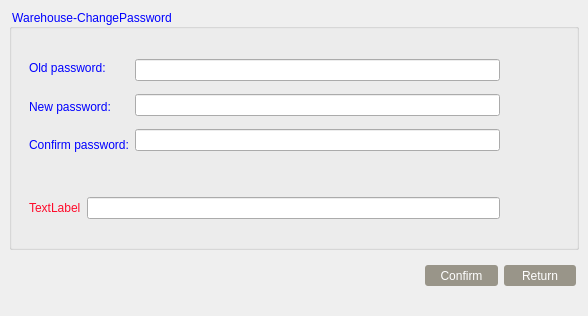
<?xml version="1.0" encoding="UTF-8"?>
<ui version="4.0">
 <class>Warehousepassword</class>
 <widget class="QWidget" name="Warehousepassword">
  <property name="geometry">
   <rect>
    <x>0</x>
    <y>0</y>
    <width>588</width>
    <height>316</height>
   </rect>
  </property>
  <property name="sizePolicy">
   <sizepolicy hsizetype="Expanding" vsizetype="Expanding">
    <horstretch>0</horstretch>
    <verstretch>0</verstretch>
   </sizepolicy>
  </property>
  <property name="windowTitle">
   <string>Form</string>
  </property>
  <widget class="QGroupBox" name="groupBox">
   <property name="geometry">
    <rect>
     <x>9</x>
     <y>9</y>
     <width>570</width>
     <height>241</height>
    </rect>
   </property>
   <property name="sizePolicy">
    <sizepolicy hsizetype="Expanding" vsizetype="Expanding">
     <horstretch>0</horstretch>
     <verstretch>0</verstretch>
    </sizepolicy>
   </property>
   <property name="styleSheet">
    <string notr="true">color:blue;

font: 75 14pt &quot;Aparajita&quot;;</string>
   </property>
   <property name="title">
    <string>Warehouse-ChangePassword</string>
   </property>
   <widget class="QWidget" name="layoutWidget">
    <property name="geometry">
     <rect>
      <x>20</x>
      <y>43</y>
      <width>471</width>
      <height>109</height>
     </rect>
    </property>
    <layout class="QHBoxLayout" name="horizontalLayout">
     <item>
      <layout class="QVBoxLayout" name="verticalLayout">
       <item>
        <widget class="QLabel" name="oldpasswordlabel">
         <property name="text">
          <string>Old password:   </string>
         </property>
        </widget>
       </item>
       <item>
        <widget class="QLabel" name="newpasswordlabel">
         <property name="text">
          <string>New password: </string>
         </property>
        </widget>
       </item>
       <item>
        <widget class="QLabel" name="confirmpasswordlabel">
         <property name="text">
          <string>Confirm password:</string>
         </property>
        </widget>
       </item>
      </layout>
     </item>
     <item>
      <layout class="QVBoxLayout" name="verticalLayout_2">
       <item>
        <widget class="QLineEdit" name="oldpassline">
         <property name="styleSheet">
          <string notr="true"/>
         </property>
        </widget>
       </item>
       <item>
        <widget class="QLineEdit" name="newpassline">
         <property name="styleSheet">
          <string notr="true"/>
         </property>
        </widget>
       </item>
       <item>
        <widget class="QLineEdit" name="confirmpassline">
         <property name="styleSheet">
          <string notr="true"/>
         </property>
        </widget>
       </item>
      </layout>
     </item>
    </layout>
   </widget>
   <widget class="QWidget" name="layoutWidget">
    <property name="geometry">
     <rect>
      <x>20</x>
      <y>170</y>
      <width>471</width>
      <height>58</height>
     </rect>
    </property>
    <layout class="QHBoxLayout" name="horizontalLayout_2">
     <item>
      <widget class="QLabel" name="yanzhenglabel">
       <property name="styleSheet">
        <string notr="true">color: rgb(255, 10, 42);

font: 75 43pt &quot;Aharoni&quot;;</string>
       </property>
       <property name="text">
        <string>TextLabel</string>
       </property>
      </widget>
     </item>
     <item>
      <widget class="QLineEdit" name="yanzhengline">
       <property name="styleSheet">
        <string notr="true"/>
       </property>
      </widget>
     </item>
    </layout>
   </widget>
  </widget>
  <widget class="QWidget" name="">
   <property name="geometry">
    <rect>
     <x>425</x>
     <y>265</y>
     <width>151</width>
     <height>21</height>
    </rect>
   </property>
   <layout class="QHBoxLayout" name="horizontalLayout_5">
    <item>
     <widget class="QPushButton" name="confirmbtn">
      <property name="sizePolicy">
       <sizepolicy hsizetype="Expanding" vsizetype="Expanding">
        <horstretch>0</horstretch>
        <verstretch>0</verstretch>
       </sizepolicy>
      </property>
      <property name="styleSheet">
       <string notr="true">QPushButton { background-color: rgb(153, 149, 137); border-radius: 3px; color: rgb(255, 255, 255); } QPushButton:hover { background-color: black; }



</string>
      </property>
      <property name="text">
       <string>Confirm</string>
      </property>
     </widget>
    </item>
    <item>
     <widget class="QPushButton" name="returnbtn">
      <property name="sizePolicy">
       <sizepolicy hsizetype="Expanding" vsizetype="Expanding">
        <horstretch>0</horstretch>
        <verstretch>0</verstretch>
       </sizepolicy>
      </property>
      <property name="styleSheet">
       <string notr="true">QPushButton { background-color: rgb(153, 149, 137); border-radius: 3px; color: rgb(255, 255, 255); } QPushButton:hover { background-color: black; }



</string>
      </property>
      <property name="text">
       <string>Return</string>
      </property>
     </widget>
    </item>
   </layout>
  </widget>
 </widget>
 <resources/>
 <connections/>
</ui>
